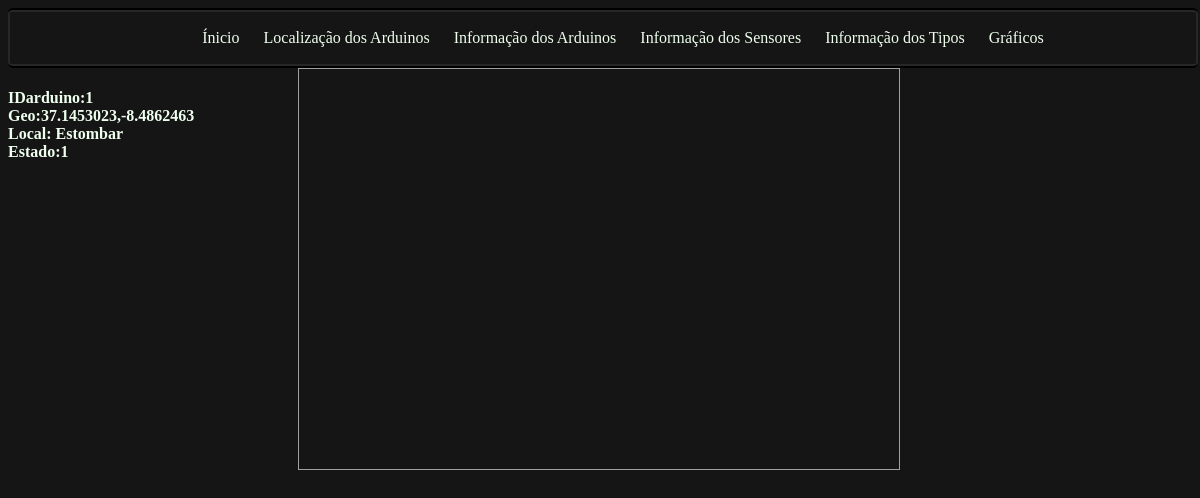
/mapDriver.php?IdArduino=1, run on the app's committed database.
### tables this page shows
CREATE TABLE `arduino` (
  `id` int(11) NOT NULL,
  `descrip` varchar(30) NOT NULL,
  `geo` varchar(30) NOT NULL,
  `activo` tinyint(1) NOT NULL
);

### dadosArduino.php (called while the page is built, shortened)
<?php
class dadosArduino {
    private $ID;
    private $georeference;
    private $status;
	private $descrip;
	function setData($ID, $georeference, $status, $descrip)
	{
		$this->ID=$ID;
		$this->georeference=$georeference;
		$this->status=$status;
		$this->descrip=$descrip;
	}
    function getID()
    {
        return $this->ID;
    }
    function getGeoreference()
    {
        return $this->georeference;
    }
    function getStatus()
    {
        return $this->status;
    }
	function getDescrip()
	{
		return $this->descrip;
	}
}
?>

### mapDriver.php (the view, shortened to what this page needs)
<?php
	$IdArduino = $_REQUEST['IdArduino'];
?>
<html>
    <head>
    </head>
    <body>
        <link rel="stylesheet" href="css/map.css">
		<link rel="stylesheet" href="css/form.css">
		<nav>
		<ul>
			<li><a href="index.php"><span> Ínicio</span></a></li>
			<li><a href="formMapDriver.php"><span>Localização dos Arduinos</span></a></li>
			<li><a href="listArduino.php"><span>Informação dos Arduinos</span></a></li>
			<li><a href="listSensor.php"><span>Informação dos Sensores</span></a></li>
			<li><a href="listTipo.php"><span>Informação dos Tipos</span></a></li>
			<li><a href="formChartDriver.php"><span>Gráficos</span></a></li>
		</ul>
		</nav>
        <div id="map"></div>
        <?php
            require_once 'dadosArduino.php';
            require_once 'SortData.php';
            $p1= new dadosArduino();
			$data= new SortData();
			$link=$data->bdServer();
            if (!$link) {
                printf($messErr_connectionDatabaseFailed);
                printf("<br />");
            }
            else {
                $queryArduino = "SELECT id, descrip, geo, activo FROM Arduino WHERE id=".$IdArduino;
                $results = $link->query($queryArduino);
                if ($results->num_rows > 0)
                {
                    while($row = $results->fetch_assoc())
                    {
						$p1->setData($row["id"], $row["geo"], $row["activo"], $row["descrip"]);
						echo "<h4>IDarduino:".$p1->getID(). "<br>Geo:".$p1->getGeoreference()."<br>Local: ".$p1->getDescrip()."<br>Estado:".$p1->getStatus()."</h4>";
                    }
                }
				else
                {
                    echo "0 results arduino";
                }
            }
        ?>
    </body>
</html>

### css/map.css (style rules this page uses)
#map { position: absolute; right: 25%; width: 700px; height: 500px; border: 1px solid #a0a0a0; margin: right; }

### css/form.css (style rules this page uses)
body { background-color: #151515; }
a:link { text-decoration: none; color: #fff; }
#map { width: 50%; height: 400px; margin: auto; }
nav { position: relative; border:1px solid; border-radius:5px; box-shadow: inset 0 0 0 2px #272727; display: inline-block; border-width:2px 0; list-style: none; margin:auto; padding:3; text-align:center; width: 100%; }
nav li { display:inline; }
nav a { display:inlike-block; padding:10px; }
ul span { color: #efe }
ul a:link { text-decoration:none; }
.formboard h3, h4 { color: #efe; }

### data on the page
arduino: id "1", geo "37.1453023,-8.4862463", descrip "Estombar", activo "1"
